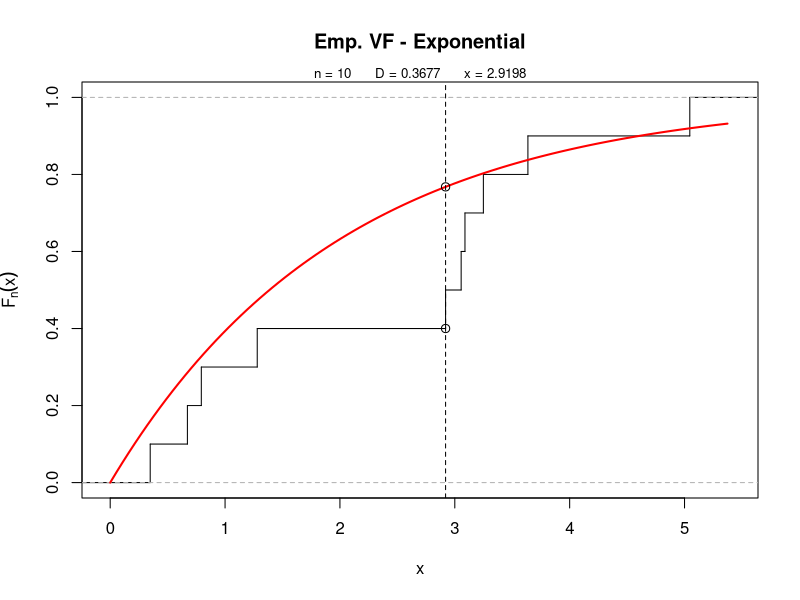
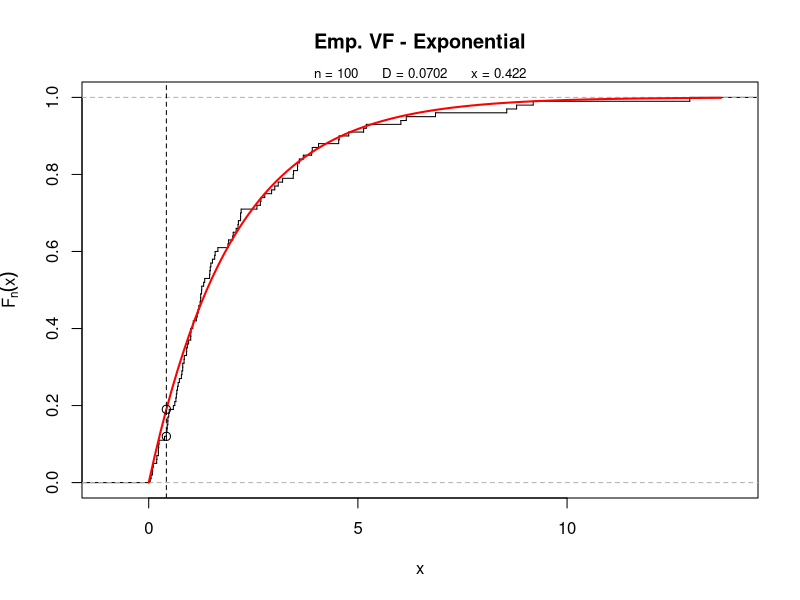
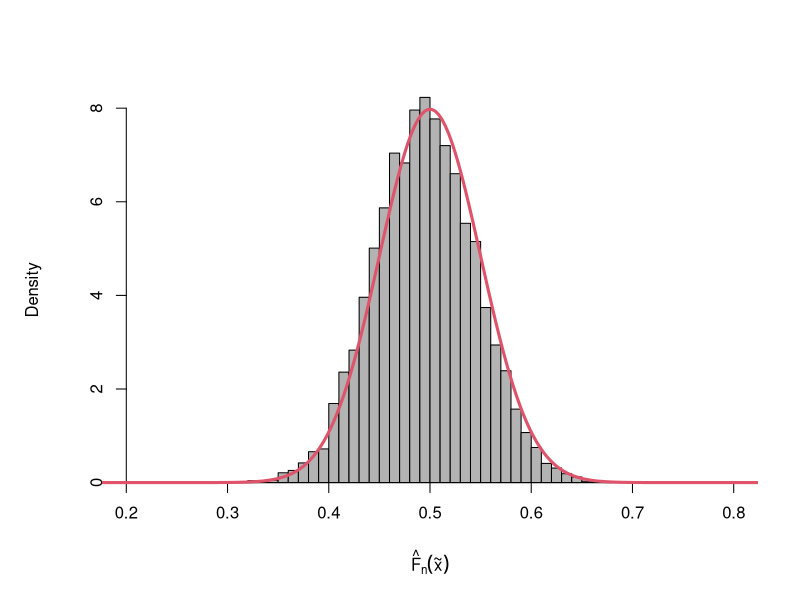
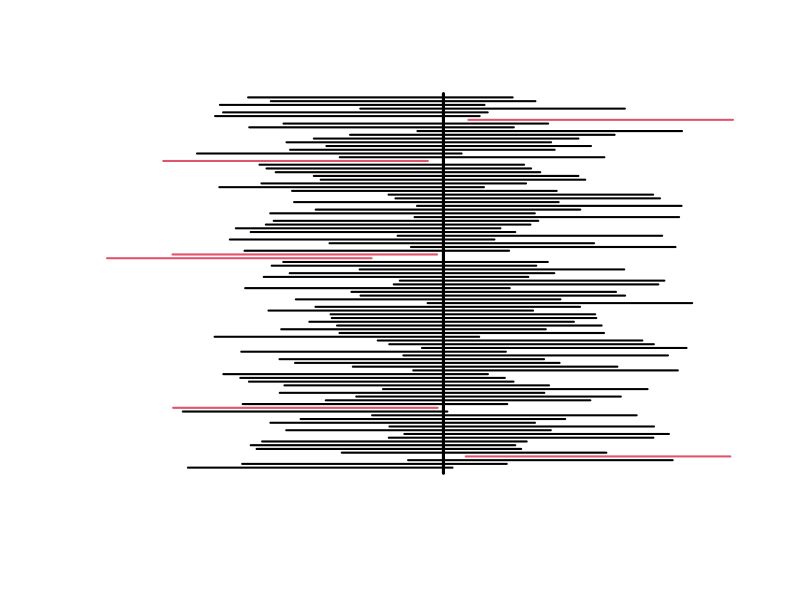

These figures' R source, in order: (Note: this script raises an error after producing the figures.)
#===============================================================#
#                                                               #
#                STAT u. WTH  f. INF    WS 2015                 #
#                                                               #
#===============================================================#
#                                                               #
#               Kapitel 7: Schliessende Statistik               #
#                                                               #
#===============================================================#

# c/ W. Gurker


# Datenfiles:
#-------------
# r01.txt
# sodium.txt
# cholesterol.txt
# euroweight.txt
# lifetimes.txt

# Packages:
#-----------
# base, MASS


# Bsp 7.3
#=========
dist.exp <- function(DATA, tau=NA, plotit=TRUE) {
 n <- length(DATA)
 mu <- ifelse(is.na(tau),mean(DATA),tau)
 d.s <- sort(DATA)
 e.1 <- (1:n)/n
 e.2 <- (0:(n-1))/n
 Fx <- pexp(d.s,1/mu)
 ABS <- c(abs(Fx-e.1),abs(Fx-e.2))
 MAX <- max(ABS)
 ind <- which.max(ABS)
 if ( plotit ) {
   plot(ecdf(DATA),verticals=TRUE,do.p=FALSE,
      main="Emp. VF - Exponential",xlab="x",
      ylab=expression(hat(F)[n](x)))
   t <- seq(0,d.s[n]+max(diff(d.s))/5,length=100)
   lines(t,pexp(t,1/mu),lty=1,col="red",lwd=2)
   IND <- ifelse(ind <= n,ind,ind-n)
   x.max <- sort(DATA)[IND]
   abline(v=x.max,lty=2)
   points(c(x.max,x.max),c(pexp(x.max,1/mu),pexp(x.max,1/mu) +
        MAX*ifelse(ind<=n,1,-1)),pch=21,cex=1.1)
   mtext(paste("n =",n,"     D =",round(MAX,4),"     x =",
        round(d.s[IND],4)),side=3,line=0,cex=0.8)
   }
   return(list(data.frame(x=d.s,dist.1=abs(Fx-e.1),
     dist.2=abs(Fx-e.2)),maxDist=MAX))
}

dist.exp(x <- rexp(10, rate=1/2), tau=2)
dist.exp(x <- rexp(100, rate=1/2), tau=2)


# Bsp 7.8
#=========
require(MASS)
x <- c(11.96,5.03,67.40,16.07,31.50,7.73,11.10,22.38)
# avoid spurious accuracy
op <- options(digits=3)
fitdistr(x, "gamma")
# now do this with more control
fitdistr(x, dgamma, start=list(shape=1, rate=0.1),
  lower=0.001)
options(op)


# Bsp 7.12
#==========
n <- 100
N <- 10000
eVF <- numeric(N)
quant <- 0.5
qx <- qexp(quant, rate=1)
for (k in 1:N) {
  x <- rexp(n, rate=1)
  eVF[k] <- sum( x <= qx )/n
}

par(mar=c(5, 5, 4, 2) + 0.1)
hist(eVF, breaks=30, prob=T, col="grey70", axes=F,,
  xlab=expression(hat(F)[n](tilde(x))), xlim=c(0.2,0.8),
  main="")
axis(1, pos=0)
axis(2, pos=0.2)
y <- seq(0, 1, length=300)
mx <- pexp(qx); sx <- sqrt(pexp(qx)*(1-pexp(qx))/n)
lines(y, dnorm(y, mean=mx, sd=sx), type="l", lty=1,
  lwd=3, col=2)
par(mar=c(5, 4, 4, 2) + 0.1)


# Bsp 7.13
#==========
# Abb 7.5
#---------
mu <- 0; sx <- 1
alph <- 0.05
n <- 10
N <- 100
ki <- c()
for (i in 1:N) {
  x <- rnorm(n, mean=mu, sd=sx)
  ki <- rbind(ki, mean(x)+c(-1,1)*qnorm(1-alph/2)/sqrt(n))
}
f <- function(x) {
  if ((mu<x[1])|(mu>x[2])) y <- 2
  else y <- 1
  y
}
ind <- apply(ki, 1, f)
plot(c(ki[1,1],ki[1,2]), c(1,1), type="l", lwd=2, col=ind[1],
  xlim=c(min(ki),max(ki)), ylim=c(-3,N), xlab="", ylab="",
  axes=FALSE)
for (i in 2:N) {
  lines(c(ki[i,1],ki[i,2]), c(i,i), lty=1, lwd=2, col=ind[i])
}
lines(c(mu,mu), c(-0.5,N+1), lty=1, lwd=3)
text(locator(1), expression(mu), cex=1.5)


# Bsp 7.14
#==========
n <- 10^6
x <- rexp(n, rate=1)
y <- sqrt(x)
alph <- 0.05
op <- options(digits=5)
(Ihat <- mean(y))
(Ihat + c(-1,1)*qnorm(1-alph/2)*sd(y)/sqrt(n))
options(op)


# Bsp 7.15
#==========
x <- c(81,87,86,82,90,86,96,73,74,75,72,80,66,72,56,82)
y <- c(78,91,78,78,84,67,92,70,58,62,70,58,66,60,65,73)
d <- x-y

boxplot(d, vertical=TRUE, main="Boxplot",
  ylab="Difference", col="grey50")
lines(rep(1, length(d)), d, type="p", pch=19)

t.test(x, y, paired=TRUE)
t.test(x, y, var.equal=TRUE)


# Bsp 7.16
#==========
# Abb 7.7
#---------
# Standard (Wald)
cp1 <- function(p, n, alph) {
  y <- 0
  for (x in 0:n) {
    T1 <- x/n - qnorm(1-alph/2)*sqrt((x/n)*(1-x/n)/n)
    T2 <- x/n + qnorm(1-alph/2)*sqrt((x/n)*(1-x/n)/n)
    if ((T1 < p)&(p < T2)) {
      y <- y + dbinom(x, n, p)
    }
  }
  return(y)
}

# Score
cp2 <- function(p, n, alph) {
  y <- 0
  a <- qnorm(1-alph/2)
  for (x in 0:n) {
    T1 <- (a^2+2*n*(x/n)-a*sqrt(a^2-4*n*(x/n-1)*x/n))/(2*(a^2+n))
    T2 <- (a^2+2*n*(x/n)+a*sqrt(a^2-4*n*(x/n-1)*x/n))/(2*(a^2+n))
    if ((T1 < p)&(p < T2)) {
      y <- y + dbinom(x, n, p)
    }
  }
  return(y)
}

alph <- 0.05
n <- 35
p <- seq(0.001, 0.999, by=0.001)
uew1 <- sapply(p, cp1, n=n, alph=alph)
uew2 <- sapply(p, cp2, n=n, alph=alph)
uew <- cbind(uew1,uew2)
matplot(p, uew, type="l", lty=1, lwd=2, col=c("grey50",1),
  ylim=c(0.8,1), ylab="Coverage Probability")
abline(h=1-alph, lty=2, lwd=2)
legend("topright", c("standard","score"), lty=1, lwd=2,
  col=c("grey50",1))


# Bsp 7.17
#==========
# Abb 7.8
#---------
# Standard (Wald)
cp1 <- function(lamb, n, alph) {
  y <- 0
  a <- qnorm(1-alph/2)
  for (x in 0:100) {
    T1 <- x/n - a*sqrt((x/n)/n)
    T2 <- x/n + a*sqrt((x/n)/n)
    if ((T1 < lamb)&(lamb < T2)) {
      y <- y + dpois(x, n*lamb)
    }
  }
  return(y)
}

# Score
cp2 <- function(lamb, n, alph) {
  y <- 0
  a <- qnorm(1-alph/2)
  for (x in 0:100) {
    T1 <- (a^2+2*n*(x/n)-a*sqrt(a^2+4*n*x/n))/(2*n)
    T2 <- (a^2+2*n*(x/n)+a*sqrt(a^2+4*n*x/n))/(2*n)
    if ((T1 < lamb)&(lamb < T2)) {
      y <- y + dpois(x, n*lamb)
    }
  }
  return(y)
}

alph <- 0.05
n <- 35
lamb <- seq(0.001, 2, by=0.001)
uew1 <- sapply(lamb, cp1, n=n, alph=alph)
uew2 <- sapply(lamb, cp2, n=n, alph=alph)
uew <- cbind(uew1,uew2)
matplot(lamb, uew, type="l", lty=1, lwd=2, col=c("grey50",1),
  ylim=c(0.8,1), xlab=expression(lambda),
  ylab="Coverage Probability")
abline(h=1-alph, lty=2, lwd=2)
legend("topright", c("standard","score"), lty=1, lwd=2,
  col=c("grey50",1))
  
  
# Bsp 7.18
#==========
percentciboot <- function(x, B, alpha) {
  # x: vector containing the original sample
  # B: desired number of resamples
  # alpha: (1 - alpha) is the confidence coefficient
  #
  # theta: point estimate.
  # lower: lower end of the percentile confidence interval
  # upper: upper end of the percentile confidence interval
  # thetastar: vector of bootstrapped theta^*s.
  #
  theta <- mean(x)
  thetastar <- rep(0, B)
  n <- length(x)
  for (i in 1:B) {
    xstar <- sample(x, n, replace=TRUE)
    thetastar[i] <- mean(xstar)
  }
  thetastar <- sort(thetastar)
  m <- floor((alpha/2)*B)
  lower <- thetastar[m]
  upper <- thetastar[B-m+1]
  list(theta=theta, lower=lower, upper=upper, thetastar=thetastar)
}

# Exponential
tau <- 3
n <- 25
x <- rexp(n, rate=1/tau)
tauhat <- mean(x)

op <- options(digits=4)

# KIe
alpha <- 0.05
exact <- 2*n*tauhat/qchisq(c(1-alpha/2, alpha/2), 2*n)
wald <- tauhat + c(-1,1)*qnorm(1-alpha/2)*tauhat/sqrt(n)
score <- tauhat/(1 + c(1,-1)*qnorm(1-alpha/2)/sqrt(n))
erg <- percentciboot(x, 3000, alpha)
ci.boot <- c(erg$lower, erg$upper)

# Histogramm
y <- erg$thetastar
hist(erg$thetastar, breaks=20, prob=TRUE,
 xlab=expression(bar(x)^" *"), main="", col="gray50")
abline(v=c(erg$lower,erg$theta,erg$upper), lty=2, lwd=2)

# Tabelle
ci.all <- rbind(exact, wald, score, ci.boot)
len <- ci.all[,2] - ci.all[,1]
ci <- data.frame(ci.all[,1], ci.all[,2], len)
names(ci) <- c(paste(c("Lower","Upper"), 100*c(alpha/2,1-alpha/2),
  "%", sep=""),"Length")
row.names(ci) <- c("Exact", "Wald", "Score", "Boot")
ci

options(op)


# Bsp 7.23
#==========
x <- c(52.1,49.0,51.4,50.0,50.3,49.6,50.6,50.8,51.0,51.7)
t.test(x, mu=50)


# Bsp 7.25
#==========
p0 <- 0.02
n <- 300
alpha <- 0.05
g <- function(k, n, p) { sum(dbinom(k:n, n, p)) }
k <- 0
while (g(k, n, p0) > alpha) {
  k <- k+1
}
(kstar <- k)
# p-value
(pv <- g(10, n, p0))


# Bsp 7.26/7.27
#===============
p0 <- 0.04
n <- 500
p1 <- sum(dbinom(0:16, n, p0))
p2 <- sum(dbinom(16:500, n, p0))
(pv <- 2*min(p1, p2))

# binom.test()
binom.test(16, 500, p=0.04)

k <- 0:500
ind <- which(dbinom(k, n, p0) <= dbinom(16, n, p0))
sum(dbinom(ind-1, n, p0))

# Normalapproximation
z0 <- (16-n*p0)/(sqrt(n*p0*(1-p0)))
2*(1-pnorm(abs(z0)))


# Bsp 7.28
#==========
x <- c(3,7,25,10,15,6,12,25,15,7)
y <- c(48,44,40,38,33,21,20,12,1,18)
mean(x); mean(y)
sd(x); sd(y)
t.test(x, y, var.equal=TRUE)
t.test(x, y, var.equal=FALSE)


# Bsp 7.29
#==========
x <- c(3,7,25,10,15,6,12,25,15,7)
y <- c(48,44,40,38,33,21,20,12,1,18)
var.test(x, y)
var.test(x, y, alternative="less")


# Bsp 7.31
#==========
x <- c(176,183,185,190,191,192,201,205,214,220)
n <- length(x)
x <- sort(x)
p <- (1:n-0.5)/n
z <- qnorm((1:n-0.5)/n)
nnetz <- data.frame(x=x, p=p, z=z)
round(nnetz, 3)

net.normal1 <- function(dat, ml.line=TRUE, h.line=FALSE, txt=TRUE) {
  require(MASS)
  MLE <- fitdistr(dat, "normal")$estimate
  mu <- MLE[1]
  sig <- MLE[2]

  ld <- length(dat)

  # pp = (i-0.5)/n
  i <- 1:ld
  pp <- (i-0.5)/ld
  plot(sort(dat), qnorm(pp), pch=19, cex=1.2,
    xlab=expression(x[(i)]), ylab=expression(z[i]))

  if (ml.line) {
    abline(-mu/sig, 1/sig, lwd=2, col=2)
  }

  if (h.line) {
    abline(h=c(-1,0,1), lty=2, lwd=1)
    abline(v=sig*c(-1,0,1)+mu, lty=2, lwd=1)
  }

  grid()

  if (txt) {
    mtext("Normal QQ-Plot", line=2, cex=1.3, font=1)
    mtext(paste("MLE:   mu =",round(mu,2),"  sig =",
      round(sig,2)), line=0.5, cex=1, font=1)
  }

  list(mu, sig)
}

net.normal1(x, h.line=TRUE)


# Bsp 7.32
#==========
H <- c(13,19,11,8,5,4)
sum(H)
w <- rep(1/6,6)
(H-60*w)^2/(60*w)
sum((H-60*w)^2/(60*w))

chisq.test(H, p=w)


# Bsp 7.33
#==========
chi2.normal <- function(DAT, nk) {
  n <- length(DAT)
  if ( nk < 4 ) return( cat("Zu wenig Klassen!", "\n") )
  if ( nk > n/5 ) return( cat("Zu viele Klassen!", "\n") )
  m <- mean(DAT)
  s <- sd(DAT)*sqrt((n-1)/n)
  cl <- cut(DAT, breaks=c(-Inf,m+s*qnorm((1:(nk-1))/nk),Inf))
  result <- chisq.test(table(cl), p=rep(1/nk,nk))
  obs <- as.data.frame(result$observed)
  rownames(obs) <- 1:nk
  names(obs)[1] <- "class"
  tab <- data.frame(
      obs,
      expec = result$expected,
      xsquared = (as.vector(result$residuals))^2)
  return( list(
      tab,
      result$statistic,
      df = nk-3,
      pvalue = as.vector(pchisq(result$statistic,
        df=nk-3, lower.tail=FALSE)) ))
}

dat <- scan("rn01.txt")
m <- mean(dat)
s2 <- var(dat)*(length(dat)-1)/length(dat)
class.2 <- cut(dat, breaks=c(-Inf,m+sqrt(s2)*qnorm((1:7)/8),Inf))
result <- chisq.test(table(class.2), p=rep(1/8,8))
result

# Zus. Chi^2-Test
chi2.normal(dat, 8)

# QQ-Plot
net.normal1(dat)


# UE - Aufgaben
#===============

# ue7.1
#=======
dist.norm <- function(DATA, mu=NA, sig=NA, plotit=TRUE) {
 n <- length(DATA)
 mu <- ifelse(is.na(mu),mean(DATA),mu)
 sig <- ifelse(is.na(sig),sd(DATA),sig)
 d.s <- sort(DATA)
 e.1 <- (1:n)/n
 e.2 <- (0:(n-1))/n
 Fx <- pnorm(d.s,mu,sig)
 ABS <- c(abs(Fx-e.1),abs(Fx-e.2))
 MAX <- max(ABS)
 ind <- which.max(ABS)
 if ( plotit ) {
   plot(ecdf(DATA),verticals=TRUE,do.p=FALSE,
      main="Emp. VF - Normal",xlab="DATA",
      ylab=expression(Fx[n](x)))
   t <- seq(d.s[1]-max(diff(d.s))/10,d.s[n]+max(diff(d.s))/10,
     length=100)
   lines(t,pnorm(t,mu,sig),lty=1,col="red",lwd=2)
   IND <- ifelse(ind <= n,ind,ind-n)
   x.max <- sort(DATA)[IND]
   abline(v=x.max,lty=2)
   points(c(x.max,x.max),c(pnorm(x.max,mu,sig),pnorm(x.max,mu,sig) +
        MAX*ifelse(ind<=n,1,-1)),pch=21,cex=1.1)
   mtext(paste("N =",n,"     D =",round(MAX,4),"     x =",
        round(d.s[IND],4)),side=3,line=0,cex=0.8) }
   return(list(data.frame(x=d.s,dist.1=abs(Fx-e.1),
     dist.2=abs(Fx-e.2)),maxDist=MAX))
}

dist.norm(rnorm(10), mu=0, sig=1)
dist.norm(rnorm(100), mu=0, sig=1)


# ue7.8
#=======
n <- 10^6
x <- runif(n)
y <- 4*sqrt(1-x^2)
alph <- 0.05
opt <- options(digits=5)
(Ihat <- mean(y))
(Ihat + c(-1,1)*qnorm(1-alph/2)*sd(y)/sqrt(n))
options(opt)


# ue7.15
#========
n <- 300
x <- 13
alph <- 0.05
a <- qnorm(1-alph/2)
wald <- x/n + c(-1,1)*a*sqrt((x/n)*(1-x/n)/n)
score <- (a^2+2*n*(x/n) + c(-1,1)*a*sqrt(a^2-4*n*(x/n-1)*x/n))/(2*(a^2+n))

op <- options(digits=3)
(phat <- x/n)
ci.all <- rbind(wald, score)
len <- ci.all[,2] - ci.all[,1]
ci <- data.frame(ci.all[,1], ci.all[,2], len)
names(ci) <- c(paste(c("Lower","Upper"),
  100*c(alph/2,1-alph/2), "%", sep=""),"Length")
row.names(ci) <- c("Standard", "Score")
ci
options(op)


# ue7.17
#========
# s. Bsp 7.18
x <- c(79,88,39,17,40,27,45,100,50,71)
erg <- percentciboot(x, 3000, alpha=0.05)
(ci.boot <- c(erg$lower, erg$upper))
# Histogram
y <- erg$thetastar
hist(erg$thetastar, breaks=20, prob=TRUE,
  xlab=expression(bar(x)^" *"), main="", col="gray50")
abline(v=c(erg$lower,erg$theta,erg$upper), lty=2, lwd=2)


# ue7.22
#========
x <- scan("sodium.txt")
t.test(x, mu=130)


# ue7.25
#========
dat <- read.table("cholesterol.txt", header=TRUE)
t.test(dat$vor, dat$nach, paired=TRUE, alternative="greater")


# ue7.26
#========
x <- c(10.33,9.53,9.82,10.11,8.99,10.37,9.99,9.01)
y <- c(9.75,8.44,10.03,10.67,9.30,10.68,11.14,7.87)
cor.test(x, y, method="pearson", alternative="greater")


# ue7.28
#========
x <- scan("sodium.txt")
net.normal1(x)


# ue7.30
#========
# s. Bsp 7.31
dat <- read.table("euroweight.txt", header=TRUE)
attach(dat)
old.par <- par(mfrow=c(4,2), pin=c(2.1,1.3))
for (i in 1:8) {
 subdat <- weight[batch==i]
 net.normal1(subdat, txt=FALSE)
 mtext(paste("Batch ",i), line=1, cex=0.7, font=1)
 }
par(old.par)
detach(dat)


# ue7.33
#========
dat <- scan("rn01.txt")
class.1 <- cut(dat, breaks=c(-Inf,qnorm((1:7)/8),Inf))
result <- chisq.test(table(class.1), p=rep(1/8,8))
result


# ue 7.35
#=========
chi2.exp <- function(DAT, nk) {
  n <- length(DAT)
  if ( nk < 3 ) return( cat("Zu wenig Klassen!", "\n") )
  if ( nk > n/5 ) return( cat("Zu viele Klassen!", "\n") )
  m <- mean(DAT)
  cl <- cut(DAT, breaks=c(0,qexp((1:(nk-1))/nk, 1/m),Inf))
  result <- chisq.test(table(cl), p=rep(1/nk,nk))
  obs <- as.data.frame(result$observed)
  rownames(obs) <- 1:nk
  names(obs)[1] <- "class"
  tab <- data.frame(
      obs,
      expec = result$expected,
      xsquared = (as.vector(result$residuals))^2)
  return( list(
      tab,
      result$statistic,
      df = nk-2,
      pvalue = as.vector(pchisq(result$statistic,
        df=nk-2, lower.tail=FALSE)) ))
}

x <- scan("lifetimes.txt")
chi2.exp(x, 4)
